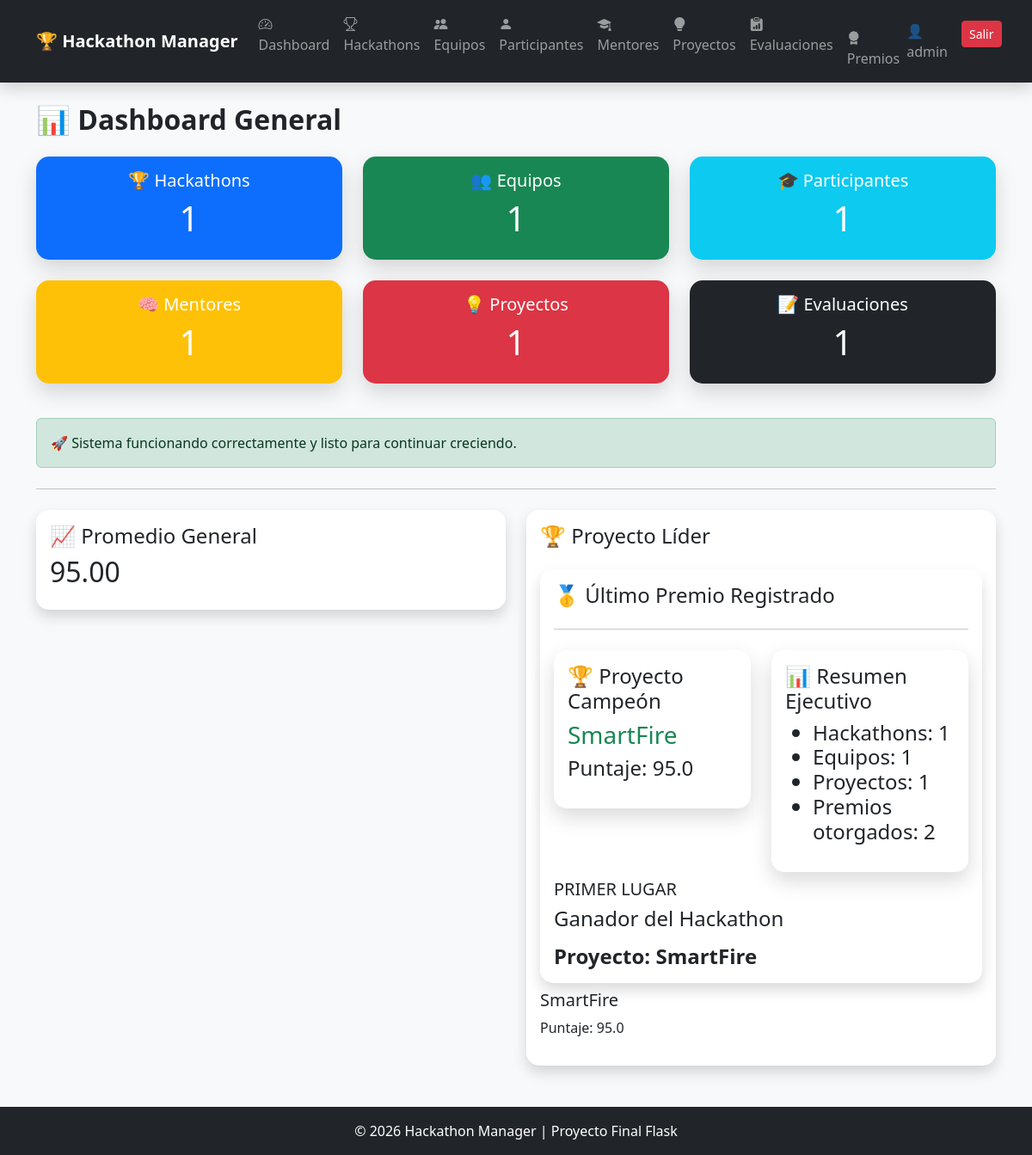
/dashboard (signed in), run on an earlier commit of the app's database.
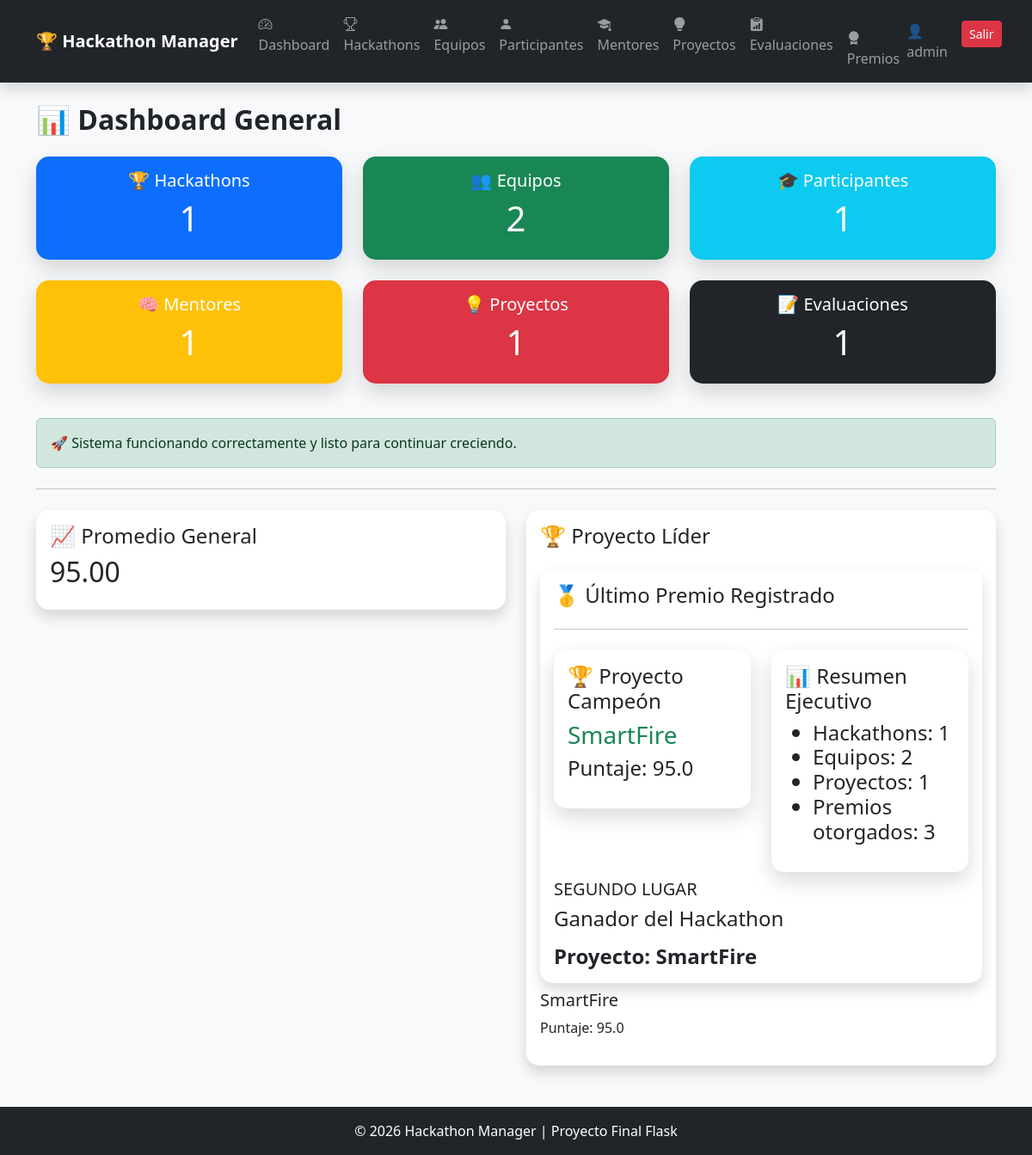
And on a later commit of the database.
### app/models/premio.py (models this page shows)
class Premio(db.Model):
    __tablename__ = "premios"
    id = db.Column(
        db.Integer,
        primary_key=True
    )
    nombre = db.Column(
        db.String(100),
        nullable=False
    )
    descripcion = db.Column(
        db.String(200)
    )
    proyecto_id = db.Column(
        db.Integer,
        db.ForeignKey("proyectos.id")
    )
    proyecto = db.relationship(
        "Proyecto",
        backref="premios"
    )

### app/dashboard/routes.py (the view)
@dashboard_bp.route("/dashboard")
@login_required
def dashboard():
    total_hackathons = Hackathon.query.count()
    total_equipos = Equipo.query.count()
    total_participantes = Participante.query.count()
    total_mentores = Mentor.query.count()
    total_proyectos = Proyecto.query.count()
    total_evaluaciones = Evaluacion.query.count()
    promedio = db.session.query(
                    func.avg(Evaluacion.puntaje)
                ).scalar()
    mejor_evaluacion = Evaluacion.query.order_by(
                    Evaluacion.puntaje.desc()
                ).first()
    ultimo_premio = Premio.query.order_by(
                    Premio.id.desc()
                ).first()
    return render_template(
                    "dashboard/index.html",
                    total_hackathons=total_hackathons,
                    total_equipos=total_equipos,
                    total_participantes=total_participantes,
                    total_mentores=total_mentores,
                    total_proyectos=total_proyectos,
                    total_evaluaciones=total_evaluaciones,
                    promedio=promedio,
                    mejor_evaluacion=mejor_evaluacion,
                    ultimo_premio=ultimo_premio
                )

### app/templates/dashboard/index.html (shortened to what the changed rows need)
{% extends 'base.html' %}
{% block content %}
<h2 class="mb-4 fw-bold">
    📊 Dashboard General
</h2>
<div class="row">
    <div class="col-md-4 mb-4">
        <div class="card text-white bg-primary shadow-lg">
            <div class="card-body text-center">
                <h1>{{ total_hackathons }}</h1>
            </div>
        </div>
    </div>
    <div class="col-md-4 mb-4">
        <div class="card text-white bg-success shadow-lg">
            <div class="card-body text-center">
                <h5>👥 Equipos</h5>
                <h1>{{ total_equipos }}</h1>
            </div>
        </div>
    </div>
    <div class="col-md-4 mb-4">
        <div class="card text-white bg-info shadow-lg">
            <div class="card-body text-center">
                <h1>{{ total_participantes }}</h1>
            </div>
        </div>
    </div>
</div>
<div class="row">
    <div class="col-md-4 mb-4">
        <div class="card text-white bg-warning shadow-lg">
            <div class="card-body text-center">
                <h1>{{ total_mentores }}</h1>
            </div>
        </div>
    </div>
    <div class="col-md-4 mb-4">
        <div class="card text-white bg-danger shadow-lg">
            <div class="card-body text-center">
                <h1>{{ total_proyectos }}</h1>
            </div>
        </div>
    </div>
    <div class="col-md-4 mb-4">
        <div class="card text-white bg-dark shadow-lg">
            <div class="card-body text-center">
                <h1>{{ total_evaluaciones }}</h1>
            </div>
        </div>
    </div>
</div>
<div class="row">
    <div class="col-md-6">
        <div class="card border-success shadow">
            <div class="card-body">
                <h2>
                    {% if promedio %}
                        {{ "%.2f"|format(promedio) }}
                    {% else %}
                        0
                    {% endif %}
                </h2>
            </div>
        </div>
    </div>
    <div class="col-md-6">
        <div class="card border-warning shadow">
            <div class="card-body">
                <h4>
                <div class="row mt-4">
    <div class="col-md-12">
        <div class="card border-primary shadow">
            <div class="card-body">
                <h4>
                    🥇 Último Premio Registrado
                <hr class="my-4">
<div class="row">
    <div class="col-md-6">
        <div class="card shadow-lg">
            <div class="card-body">
                <ul>
                    <li>
                        Hackathons:
                        {{ total_hackathons }}
                    </li>
                    <li>
                        Equipos:
                        {{ total_equipos }}
                    </li>
                    <li>
                        Proyectos:
                        {{ total_proyectos }}
                    </li>
                    <li>
                        Premios otorgados:
                        {{ ultimo_premio.id if ultimo_premio else 0 }}
                    </li>
                </ul>
            </div>
        </div>
    </div>
</div>
                </h4>
                {% if ultimo_premio %}
                    <h5>
                        {{ ultimo_premio.nombre }}
                    </h5>
                    <p>
                        {{ ultimo_premio.descripcion }}
                    </p>
                    <strong>
                        Proyecto:
                        {{ ultimo_premio.proyecto.nombre }}
                    </strong>
                {% else %}
                    <p>
                        No existen premios registrados
                    </p>
                {% endif %}
            </div>
        </div>
    </div>
</div>
                </h4>
            </div>
        </div>
    </div>
</div>
{% endblock %}

What changed in the data, as far as the page shows it:
no longer on this page (row unchanged): Premio: id "2", nombre "PRIMER LUGAR", descripcion "Ganador del Hackathon"
added Premio: id "3", nombre "SEGUNDO LUGAR", descripcion "Ganador del Hackathon"
Also different on the page:
{{ total_equipos }}: "1" → "2"
